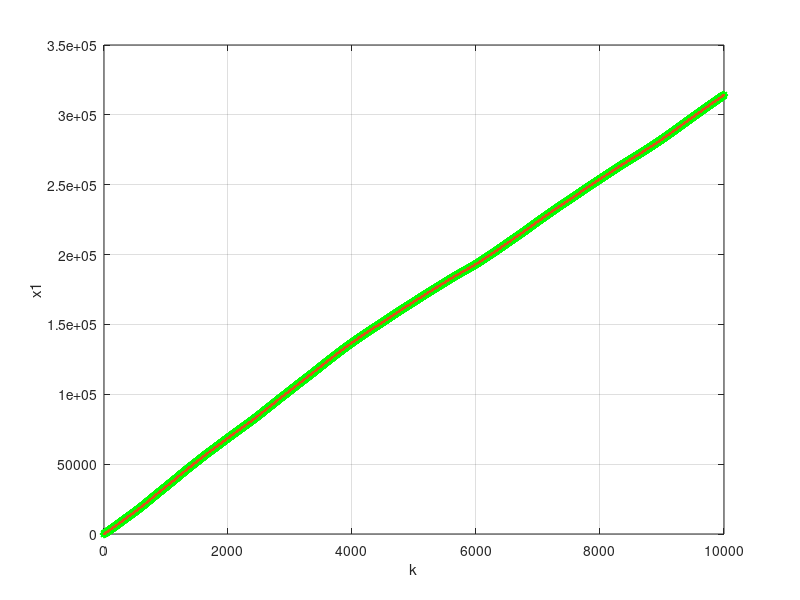
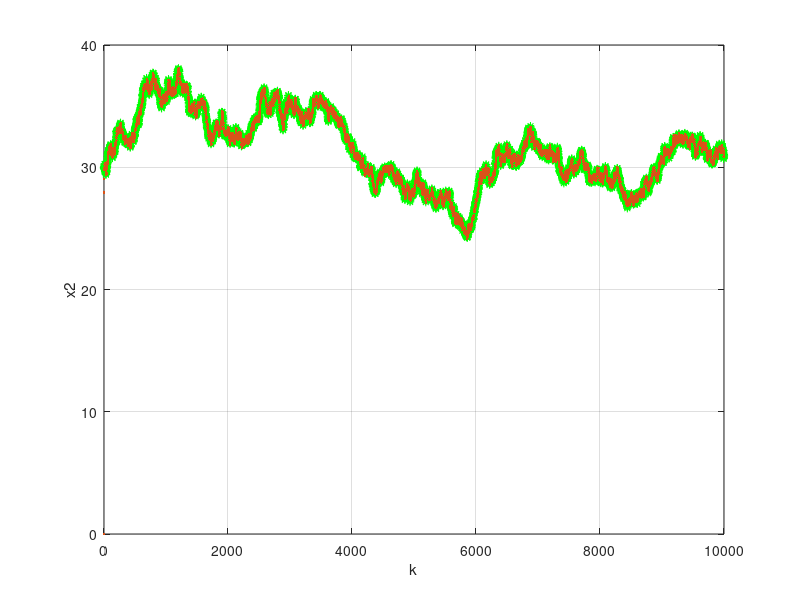
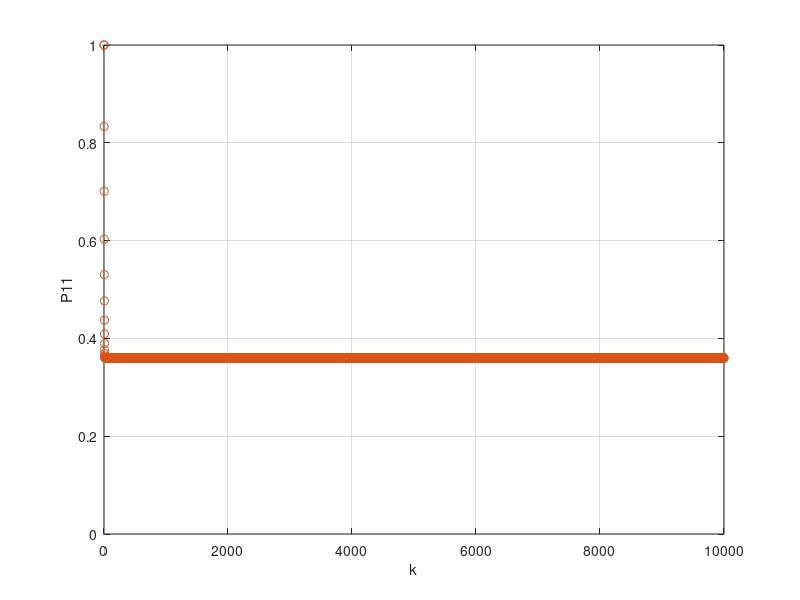
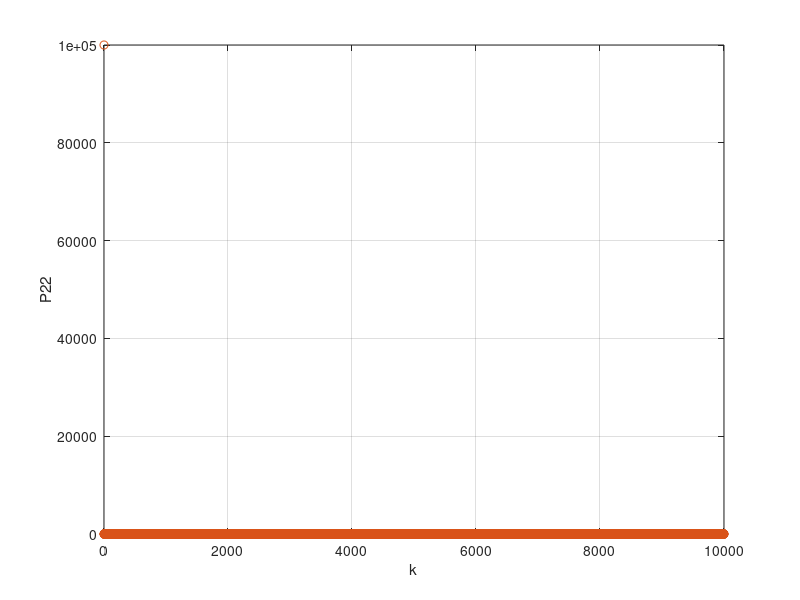

These charts were generated, in order, by the following MATLAB code:
clear
N=10000;
Nrun=1; 
T=1;       
sw=0.1;
sv=1;

A=[1 T;0 1];
C=[1 0];
R1=sw^2*[T^4/4 T^3/2; T^3/2 T^2];
R2=sv^2;
Pm(:,:,1)=1e5*eye(2);

for k=1:N
    Kf(:,k)=Pm(:,:,k)*C'*(C*Pm(:,:,k)*C'+R2)^(-1);
    K(:,k)=(A*Pm(:,:,k)*C')*(C*Pm(:,:,k)*C'+R2)^(-1);
    P(:,:,k)=Pm(:,:,k)-(Pm(:,:,k)*C')*(C*Pm(:,:,k)*C'+R2)^(-1)*C*Pm(:,:,k);
    Pm(:,:,k+1)=A*Pm(:,:,k)*A'+R1-K(:,k)*(C*Pm(:,:,k)*C'+R2)*K(:,k)';
end


w=random('normal',0,sw,Nrun,N);
v=random('normal',0,sv,Nrun,N);

for run=1:Nrun
    xhm(:,1)=[0 0]';
    x(:,1)=[0 30]';
    for k=1:N
        x(:,k+1)=A*x(:,k)+[T^2/2 T]'*w(run,k);
        y(k)=C*x(:,k)+v(run,k);
        
        xh(:,k)=xhm(:,k)+Kf(:,k)*(y(k)-C*xhm(:,k));
        xhm(:,k+1)=A*xhm(:,k)+K(:,k)*(y(k)-C*xhm(:,k));
    end
end

figure(4)
plot(0,0)
hold on
plot([0:N-1],x(1,1:N),'-*g');
plot([0:N-1],xh(1,1:N),'.');
xs(:,1)=x(:,N);
xhs(:,1)=xh(:,N);
hold off
grid
xlabel('k');
ylabel('x1');

figure(5)
plot(0,0)
hold on
plot([0:N-1],x(2,1:N),'-*g');
plot([0:N-1],xh(2,1:N),'.');
hold off
grid
xlabel('k');
ylabel('x2');

figure(6)
P11=squeeze(P(1,1,:));
plot(0,0)
hold on
plot([0:N-1],P11,'o');
hold off
grid
xlabel('k');
ylabel('P11');

figure(7)
P22=squeeze(P(2,2,:));
plot(0,0)
hold on
plot([0:N-1],P22,'o');
hold off
grid
xlabel('k');
ylabel('P22');

figure(8)
plot(0,0)
hold on
plot([0:N-1],Kf(1,:),'o');
hold off
grid
xlabel('k');
ylabel('Kf1');

figure(9)
plot(0,0)
hold on
plot([0:N-1],Kf(2,:),'o');
hold off
grid
xlabel('k');
ylabel('Kf2');

S=x(:,[1:N])-xh(:,:);
Bias1=1/(N+1)*sum(S(1,:));
Var1=1/(N+1)*sum(S(1,:).^2);

Bias2=1/(N+1)*sum(S(2,:));
Var2=1/(N+1)*sum(S(2,:).^2);